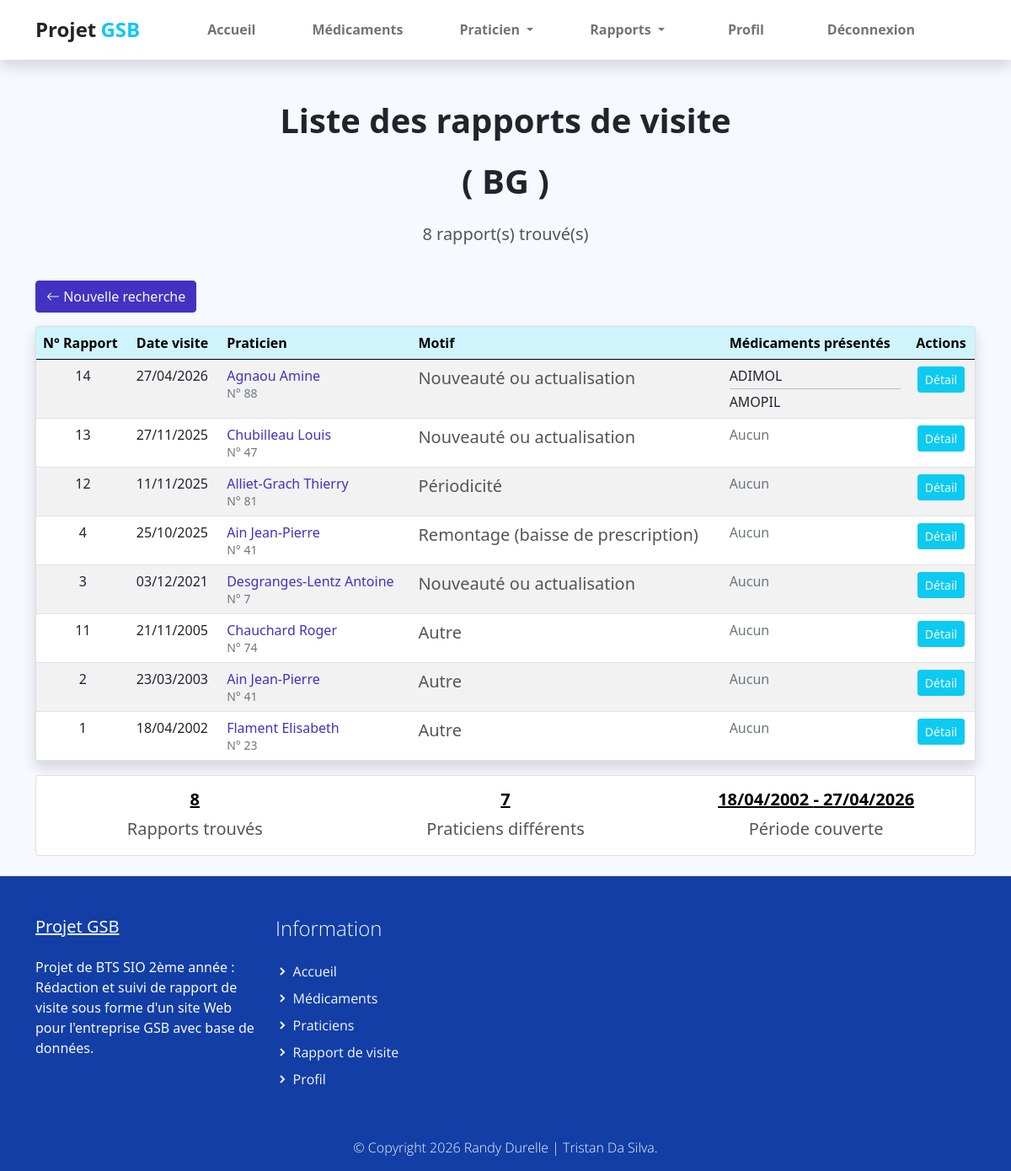
The page /index.php?uc=consultation&action=mesRapports (signed in) on the database its author committed.
### tables this page shows
CREATE TABLE IF NOT EXISTS `rapport_visite` (
  `COL_MATRICULE` varchar(10) NOT NULL,
  `RAP_NUM` int(11) NOT NULL,
  `RAP_DATEVISITE` date DEFAULT NULL,
  `RAP_BILAN` varchar(255) DEFAULT NULL,
  `RAP_MOTIF` int(11) DEFAULT NULL,
  `PRA_NUM` int(11) NOT NULL,
  `PRA_NUM_praticien` int(11) DEFAULT NULL,
  `MED_DEPOTLEGAL_1` varchar(10) DEFAULT NULL,
  `MED_DEPOTLEGAL_2` varchar(10) DEFAULT NULL,
  `AUTRE_MOTIF` varchar(50) NOT NULL,
  `ETAT_CODE` int(11) NOT NULL DEFAULT 1,
  PRIMARY KEY (`COL_MATRICULE`,`RAP_NUM`),
  KEY `rapport_visite_praticien2_FK` (`PRA_NUM`),
  KEY `FK_Rapport_Med1_unique` (`MED_DEPOTLEGAL_1`),
  KEY `FK_Rapport_Med2_unique` (`MED_DEPOTLEGAL_2`),
  KEY `FK_Rapport_PraRempl_unique` (`PRA_NUM_praticien`),
  KEY `FK_RAP_MOTIF` (`RAP_MOTIF`),
  KEY `ETAT_CODE` (`ETAT_CODE`)
);

CREATE TABLE IF NOT EXISTS `praticien` (
  `PRA_NUM` int(11) NOT NULL,
  `PRA_PRENOM` varchar(30) DEFAULT NULL,
  `PRA_NOM` varchar(30) DEFAULT NULL,
  `PRA_ADRESSE` varchar(50) DEFAULT NULL,
  `PRA_CP` varchar(5) DEFAULT NULL,
  `PRA_VILLE` varchar(25) DEFAULT NULL,
  `PRA_COEFNOTORIETE` float DEFAULT NULL,
  `TYP_CODE` varchar(3) NOT NULL,
  PRIMARY KEY (`PRA_NUM`),
  KEY `praticien_type_praticien0_FK` (`TYP_CODE`)
);

CREATE TABLE IF NOT EXISTS `motif_visite` (
  `MOT_ID` int(11) NOT NULL AUTO_INCREMENT,
  `MOT_LIBELLE` varchar(100) NOT NULL,
  PRIMARY KEY (`MOT_ID`)
);

### modele/historique.modele.inc.php (called while the page is built, shortened)
<?php
function getRapportsAvecFiltres($matricule, $dateDebut = null, $dateFin = null, $praticien = null, $region = null, $visiteur = null, $secteur = null)
{
    try {
        $monPdo = connexionPDO();
        $req = 'SELECT DISTINCT
                    r.COL_MATRICULE,
                    r.RAP_NUM,
                    r.RAP_DATEVISITE,
                    r.RAP_BILAN,
                    r.AUTRE_MOTIF,
                    p.PRA_NUM,
                    CONCAT(p.PRA_NOM, " ", p.PRA_PRENOM) as praticien_nom,
                    m.MOT_LIBELLE as motif,
                    r.MED_DEPOTLEGAL_1,
                    r.MED_DEPOTLEGAL_2,
                    med1.MED_NOMCOMMERCIAL as med1_nom,
                    med2.MED_NOMCOMMERCIAL as med2_nom,
                    e.ETAT_LIBELLE,
                    CONCAT(c.COL_NOM, " ", c.COL_PRENOM) as visiteur_nom
                FROM rapport_visite r
                INNER JOIN praticien p ON r.PRA_NUM = p.PRA_NUM
                INNER JOIN collaborateur c ON r.COL_MATRICULE = c.COL_MATRICULE
                LEFT JOIN motif_visite m ON r.RAP_MOTIF = m.MOT_ID
                LEFT JOIN medicament med1 ON r.MED_DEPOTLEGAL_1 = med1.MED_DEPOTLEGAL
                LEFT JOIN medicament med2 ON r.MED_DEPOTLEGAL_2 = med2.MED_DEPOTLEGAL
                LEFT JOIN etat e ON r.ETAT_CODE = e.ETAT_CODE
                WHERE r.ETAT_CODE = 2';
        if (!empty($secteur)) {
            $req .= ' AND p.PRA_NUM IN (
                        SELECT p2.PRA_NUM
                        FROM praticien p2
                        JOIN departement d ON CAST(LEFT(p2.PRA_CP, 2) AS UNSIGNED) = d.NoDEPT
                        JOIN region r ON d.REG_CODE = r.REG_CODE
                        WHERE r.SEC_CODE = :secteur
                    )';
        } else {
            $req .= ' AND r.COL_MATRICULE = :matricule';
        }
        $req .= ' ORDER BY r.RAP_DATEVISITE DESC';
        $stmt = $monPdo->prepare($req);
        if (!empty($secteur)) {
            $stmt->bindParam(':secteur', $secteur, PDO::PARAM_STR);
        } elseif (!empty($region)) {
            $stmt->bindParam(':region', $region, PDO::PARAM_STR);
        } else {
            $stmt->bindParam(':matricule', $matricule, PDO::PARAM_STR);
        }
        $stmt->execute();
        $result = $stmt->fetchAll();
        return $result;
    } catch (PDOException $e) {
        print "Erreur !: " . $e->getMessage();
        die();
    }
}
?>

### vues/v_listeRapports.php (the view, shortened to what this page needs)
<section class="bg-light">
    <div class="container">
        <div class="structure-hero pt-lg-5 pt-4">
            <h1 class="titre text-center">Liste des rapports de visite</h1>
            <h1 class="titre text-center">(
                <?php
                if ($_SESSION['habilitation'] == 3 && !isset($_REQUEST['region'])) {
                    echo $_SESSION['secteur'];
                } elseif (isset($_REQUEST['region'])) {
                    echo $_REQUEST['region'];
                } else {
                    echo $_SESSION['region'];
                }
                ?> )
            </h1>
            <p class="text text-center">
                <?php echo count($rapports); ?> rapport(s) trouvé(s)
            </p>
        </div>
        <div class="row justify-content-center py-4">
            <div class="col-12">
                <div class="mb-3">
                    <a href="index.php?uc=consultation&action=formulaire" class="btn btn-primary">
                        <i class="bi bi-arrow-left"></i> Nouvelle recherche
                    </a>
                </div>
                <div class="card shadow">
                    <div class="card-body p-0">
                        <div class="table-responsive">
                            <table class="table table-hover table-striped mb-0">
                                <thead class="table-info">
                                    <tr>
                                        <th>N° Rapport</th>
                                        <th>Date visite</th>
                                        <th>Praticien</th>
                                        <th>Motif</th>
                                        <th>Médicaments présentés</th>
                                        <th class="text-center">Actions</th>
                                    </tr>
                                </thead>
                                <tbody>
                                    <?php foreach ($rapports as $rapport): ?>
                                        <tr>
                                            <td class="text-center">
                                                <?php echo $rapport['RAP_NUM']; ?>
                                            </td>
                                            <td>
                                                <?php
                                                echo date('d/m/Y', strtotime($rapport['RAP_DATEVISITE']));
                                                ?>
                                            </td>
                                            <td>
                                                <a href="index.php?uc=praticien&action=afficherpraticien&praticien=<?php echo $rapport['PRA_NUM']; ?>"
                                                    class="text-decoration-none" title="Voir le détail du praticien">
                                                    <?php echo htmlspecialchars($rapport['praticien_nom']); ?>
                                                </a>
                                                <br>
                                                <small class="text-muted">N° <?php echo $rapport['PRA_NUM']; ?></small>
                                            </td>
                                            <td>
                                                <?php
                                                if (!empty($rapport['motif'])) {
                                                    echo '<span class="text">' .
                                                        htmlspecialchars($rapport['motif']) .
                                                        '</span>';
                                                } else {
                                                    echo '<span class="text-muted">Non spécifié</span>';
                                                }
                                                ?>
                                            </td>
                                            <td>
                                                <?php
                                                $medicaments = [];
                                                if (!empty($rapport['MED_DEPOTLEGAL_1'])) {
                                                    $medicaments[] = htmlspecialchars($rapport['med1_nom']);
                                                }
                                                if (!empty($rapport['MED_DEPOTLEGAL_2'])) {
                                                    $medicaments[] = htmlspecialchars($rapport['med2_nom']);
                                                }
                                                if (!empty($medicaments)) {
                                                    echo implode('<hr class="my-1">', $medicaments);
                                                } else {
                                                    echo '<span class="text-muted">Aucun</span>';
                                                }
                                                ?>
                                            </td>
                                            <td class="text-center">
                                                <a href="index.php?uc=consultation&action=detail&num=<?php echo $rapport['RAP_NUM']; ?>&mat=<?php echo $rapport['COL_MATRICULE']; ?>"
                                                    class="btn btn-sm btn-info text-light" title="Voir le détail complet">
                                                    Détail
                                                </a>
                                            </td>
                                        </tr>
                                    <?php endforeach; ?>
                                </tbody>
                            </table>
                        </div>
                    </div>
                </div>
                <div class="card mt-3">
                    <div class="card-body">
                        <div class="row text-center">
                            <div class="col-md-4">
                                <h5 class="carac"><?php echo count($rapports); ?></h5>
                                <small class="text">Rapports trouvés</small>
                            </div>
                            <div class="col-md-4">
                                <h5 class="carac">
                                    <?php
                                    $praticiens_uniques = array_unique(array_column($rapports, 'PRA_NUM'));
                                    echo count($praticiens_uniques);
                                    ?>
                                </h5>
                                <small class="text">Praticiens différents</small>
                            </div>
                            <div class="col-md-4">
                                <h5 class="carac">
                                    <?php
                                    $dates = array_column($rapports, 'RAP_DATEVISITE');
                                    $premiere_date = min($dates);
                                    $derniere_date = max($dates);
                                    echo date('d/m/Y', strtotime($premiere_date)) . ' - ' .
                                        date('d/m/Y', strtotime($derniere_date));
                                    ?>
                                </h5>
                                <small class="text">Période couverte</small>
                            </div>
                        </div>
                    </div>
                </div>
            </div>
        </div>
    </div>
</section>

### assets/css/gsb.css (style rules this page uses)
p, a { font-weight: 400; }

### assets/css/custom.css (style rules this page uses)
body, html { height: 100%; margin: 0; padding: 0; }
body { background: #f6f9fe !important; width: 100%; position: relative; display: table; }
.carac { text-decoration: underline; font-weight: 600; color: #000; }
.titre { font-weight: 600; padding-bottom: 1rem; }
.text { font-size: 20; font-weight: 400; color: #555555; }
.bg-light { background-color: #f6f9fe; }
.structure-hero { display: flex; flex-direction: column; align-items: center; }

### rows shown on the page
rapport_visite: RAP_NUM "14", RAP_DATEVISITE "27/04/2026", praticien_nom "Agnaou Amine", PRA_NUM.PRA_NUM "88", motif_visite.MOT_LIBELLE "Nouveauté ou actualisation", medicaments "ADIMOL AMOPIL"
rapport_visite: RAP_NUM "13", RAP_DATEVISITE "27/11/2025", praticien_nom "Chubilleau Louis", PRA_NUM.PRA_NUM "47", motif_visite.MOT_LIBELLE "Nouveauté ou actualisation", shows "Aucun"
rapport_visite: RAP_NUM "12", RAP_DATEVISITE "11/11/2025", praticien_nom "Alliet-Grach Thierry", PRA_NUM.PRA_NUM "81", motif_visite.MOT_LIBELLE "Périodicité", shows "Aucun"
rapport_visite: RAP_NUM "4", RAP_DATEVISITE "25/10/2025", praticien_nom "Ain Jean-Pierre", PRA_NUM.PRA_NUM "41", motif_visite.MOT_LIBELLE "Remontage (baisse de prescription)", shows "Aucun"
rapport_visite: RAP_NUM "3", RAP_DATEVISITE "03/12/2021", praticien_nom "Desgranges-Lentz Antoine", PRA_NUM.PRA_NUM "7", motif_visite.MOT_LIBELLE "Nouveauté ou actualisation", shows "Aucun"
rapport_visite: RAP_NUM "11", RAP_DATEVISITE "21/11/2005", praticien_nom "Chauchard Roger", PRA_NUM.PRA_NUM "74", motif_visite.MOT_LIBELLE "Autre", shows "Aucun"
rapport_visite: RAP_NUM "2", RAP_DATEVISITE "23/03/2003", praticien_nom "Ain Jean-Pierre", PRA_NUM.PRA_NUM "41", motif_visite.MOT_LIBELLE "Autre", shows "Aucun"
rapport_visite: RAP_NUM "1", RAP_DATEVISITE "18/04/2002", praticien_nom "Flament Elisabeth", PRA_NUM.PRA_NUM "23", motif_visite.MOT_LIBELLE "Autre", shows "Aucun"

### other values the page prints
$_SESSION['region'] "BG"
count($rapports) "8"
count($praticiens_uniques) "7"
date('d/m/Y', strtotime($premiere_date)) "18/04/2002"
date('d/m/Y', strtotime($derniere_date)) "27/04/2026"
